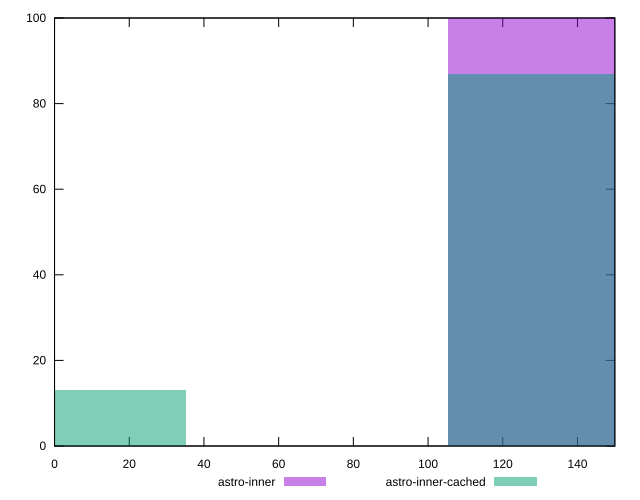

This chart was generated by the following gnuplot code:
reset

$astroInner <<EOF
140.43812731082576 100
EOF

$astroInnerCached <<EOF
140.43812731082576 87
0 13
EOF

set key outside below
set boxwidth 70.21906365541288
set xrange [0:150]
set yrange [0:100]
set trange [0:100]
set style fill transparent solid 0.5 noborder
set terminal svg size 640, 500 enhanced background rgb 'white'
set output "reports/report_00033_2021-03-01T14-23-16.841Z/unused-css-rules/comparison/histogram/2_vs_3.svg"

plot $astroInner title "astro-inner" with boxes, \
     $astroInnerCached title "astro-inner-cached" with boxes

reset
